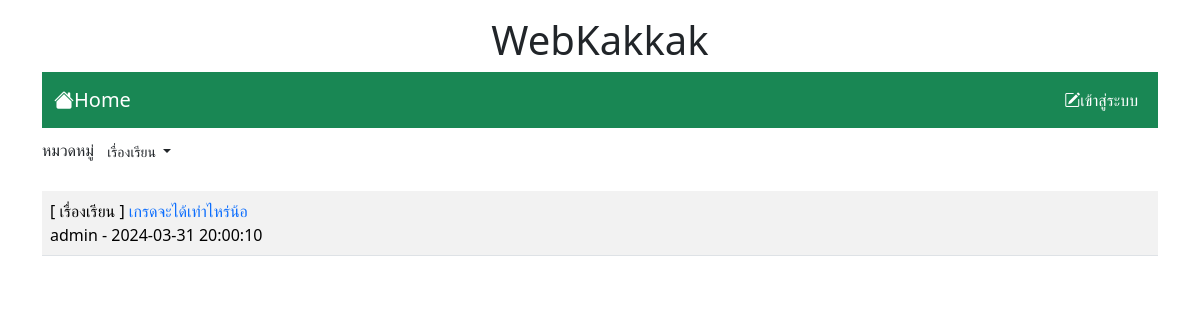
Page /index.php?id=1 on the committed database.
### tables this page shows
CREATE TABLE `category` (
  `id` int(11) NOT NULL,
  `name` varchar(32) NOT NULL
);

CREATE TABLE `post` (
  `id` int(11) NOT NULL,
  `title` varchar(128) NOT NULL,
  `content` varchar(2048) NOT NULL,
  `post_date` datetime NOT NULL,
  `cat_id` int(11) NOT NULL,
  `user_id` int(11) NOT NULL
);

CREATE TABLE `user` (
  `id` int(11) NOT NULL,
  `login` varchar(32) NOT NULL,
  `password` varchar(64) NOT NULL,
  `name` varchar(64) NOT NULL,
  `gender` char(1) NOT NULL,
  `email` varchar(32) NOT NULL,
  `role` char(1) NOT NULL
);

### index.php (the view, shortened to what this page needs)
<!DOCTYPE html>
<html lang="en">
<head>
    <link rel="stylesheet" href="https://cdn.jsdelivr.net/npm/bootstrap-icons@1.11.3/font/bootstrap-icons.min.css">
    <link rel="stylesheet" href="bootstrap-5.3.2-dist/css/bootstrap.min.css">
</head>
<body>
    <div class="container-lg">
        <h1 style="text-align: center;" class="mt-3"> WebKakkak</h1>
        <?php include('nav.php')?>
        <div class="my-2 d-flex justify-content-between">
            <div>
                <lable>หมวดหมู่</lable>
                <span class="dropdown">
                    <?php
                        $conn=new PDO("mysql:host=localhost;dbname=webboard;charset=utf8","root","");
                    ?>
                    <button class="btn btn-white-50 btn-sm dropdown-toggle" type="button" data-bs-toggle="dropdown"
                        aria-expanded="false">
                            <?php
                            if(isset($_GET['id'])){
                            $sql="SELECT name FROM category WHERE id=$_GET[id]";
                            foreach($conn->query($sql)as $row)
                            echo "$row[name]";
                            }else{
                                echo "--ทั้งหมด--";
                            }
                            ?>
                    </button>
                        <?php
                            $sql="SELECT * FROM category";
                        ?>
                </span>
            </div>
        </div>
        <table class="table table-striped mt-4 ">
            <?php
            $conn=new PDO("mysql:host=localhost;dbname=webboard;charset=utf8","root","");
            if(isset($_GET['id'])){
                $sql="SELECT t3.name,t1.title,t1.id,t2.login,t1.post_date,t2.id as 'user_id' FROM post as t1
                INNER JOIN user as t2 ON (t1.user_id=t2.id)
                INNER JOIN category as t3 ON (t1.cat_id=t3.id)
                WHERE t1.cat_id=$_GET[id]
                ORDER BY t1.post_date DESC" ;
            }else{
                $sql="SELECT t3.name,t1.title,t1.id,t2.login,t1.post_date,t2.id as 'user_id' FROM post as t1
                INNER JOIN user as t2 ON (t1.user_id=t2.id)
                INNER JOIN category as t3 ON (t1.cat_id=t3.id)
                ORDER BY t1.post_date DESC" ;
            }
            $result=$conn->query($sql);
            while($row=$result->fetch()){
                echo "<tr><td class='d-flex'>
                <div class='flex-grow-1'>[ $row[0] ]<a href=post.php?id=$row[2]
                style=text-decoration:none> $row[1]</a><br>$row[3] - $row[4]</div>";
            }
            ?>
        </table>
    </div>
</body>
</html>

### rows in the picture
category: name "เรื่องเรียน"
post: category.name "เรื่องเรียน", title "เกรดจะได้เท่าไหร่น้อ", user.login "admin", post_date "2024-03-31 20:00:10"
